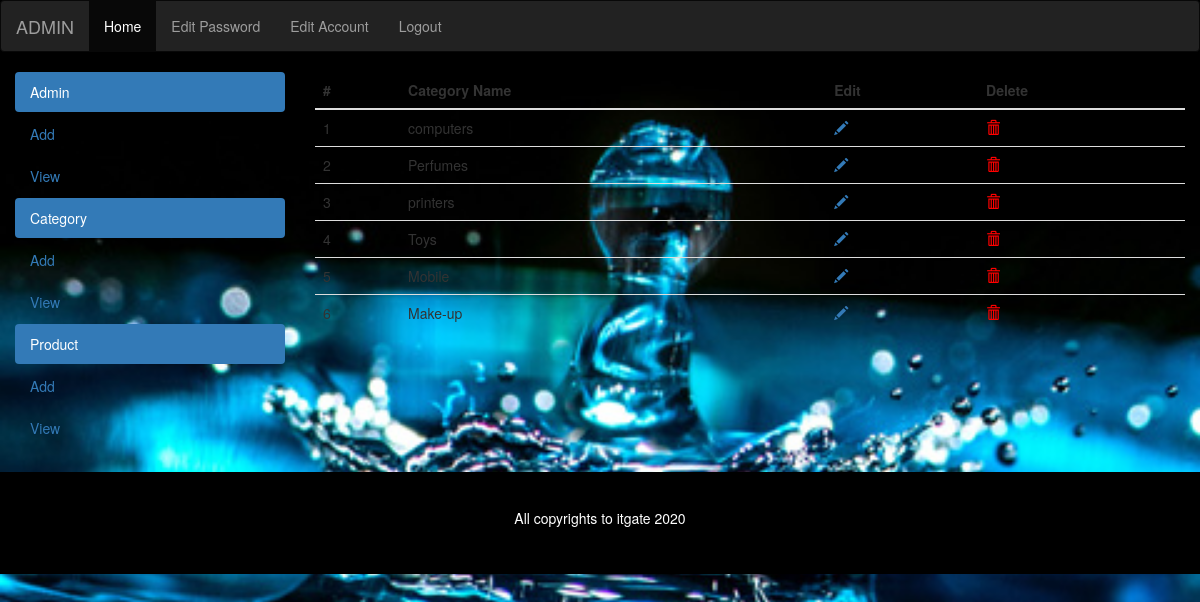
Screenshot of /admin/viewcategory.php (signed in) with the database file from the repository.
### tables this page shows
CREATE TABLE `category` (
  `category_id` int(2) NOT NULL,
  `category_name` varchar(20) NOT NULL
);

### admin/viewcategory.php (the view, shortened to what this page needs)
<?php
    if(isset($_SESSION['final_project_login']))
    {
        include_once("header.php");
        $result = mysqli_query($con,"SELECT * FROM category");
        if($result)
        {
            if(mysqli_num_rows($result)>0)
            {
                ?>
                    <table class="table">
                        <thead>
                            <tr>
                                <th>#</th>
                                <th>Category Name</th>
                                <th>Edit</th>
                                <th>Delete</th>
                            </tr>
                        </thead>
                        <tbody>
                            <?php
                                while($row=mysqli_fetch_array($result))
                                {
                                    ?>
                                        <tr>
                                            <td><?php echo $row['category_id']; ?></td>
                                            <td><?php echo $row['category_name']; ?></td>
                                            <td><a href="editcategory.php?category_id=<?php echo $row['category_id']; ?>"><span class="glyphicon glyphicon-pencil"></span></a></td>
                                            <td><a href="deletecategory.php?category_id=<?php echo $row['category_id']; ?>"><span style="color: red;" class="glyphicon glyphicon-trash"></span></a></td>
                                        </tr>
                                    <?php
                                }
                            ?>
                        </tbody>
                    </table>
                <?php
            }
            else
            {
                output_msg("f","There is no data");
                redirect(2,"addcategory.php");
            }
        }
        else
        {
            output_msg("f","SQL Error!");
            redirect(2,"viewcategory.php");
        }
        include_once("footer.php");
    }
    else
    {
        include_once("login.php");
    }
?>

### admin/header.php (style rules this page uses)
body { background-image:url("wasser_tropfen_unsplash_600.jpg");background-repeat:no-repeat;background-attachment:fixed;background-size:cover; }

### rows the page displays
category: category_id "1", category_name "computers"
category: category_id "2", category_name "Perfumes"
category: category_id "3", category_name "printers"
category: category_id "4", category_name "Toys"
category: category_id "5", category_name "Mobile"
category: category_id "6", category_name "Make-up"

### other values shown
$_SESSION['admin_username'] "ADMIN"
